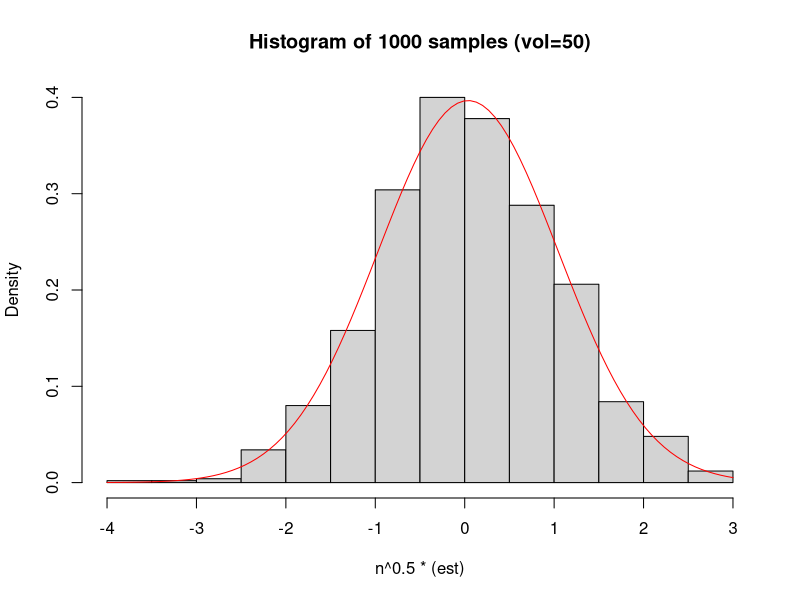
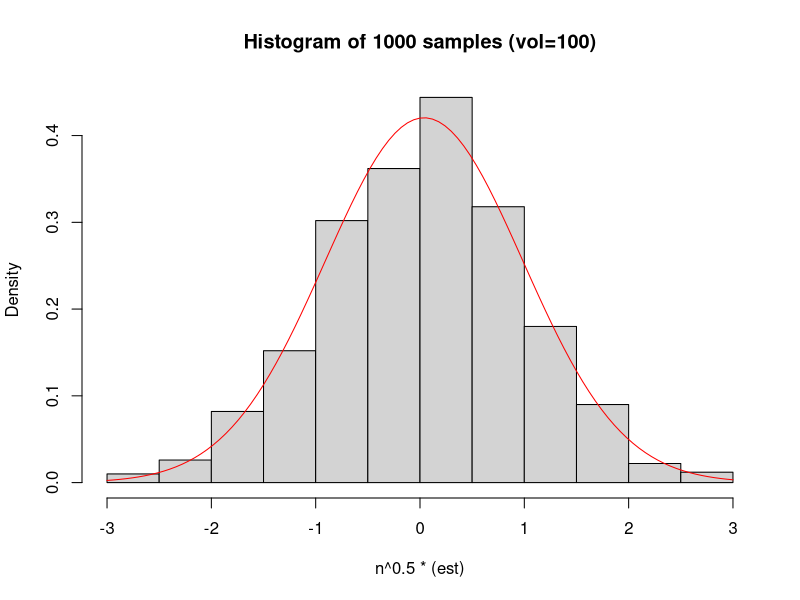
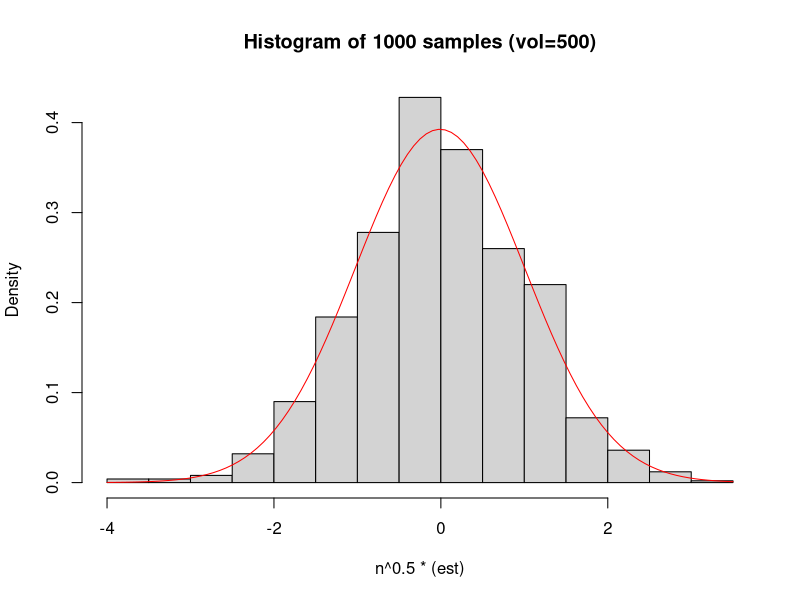
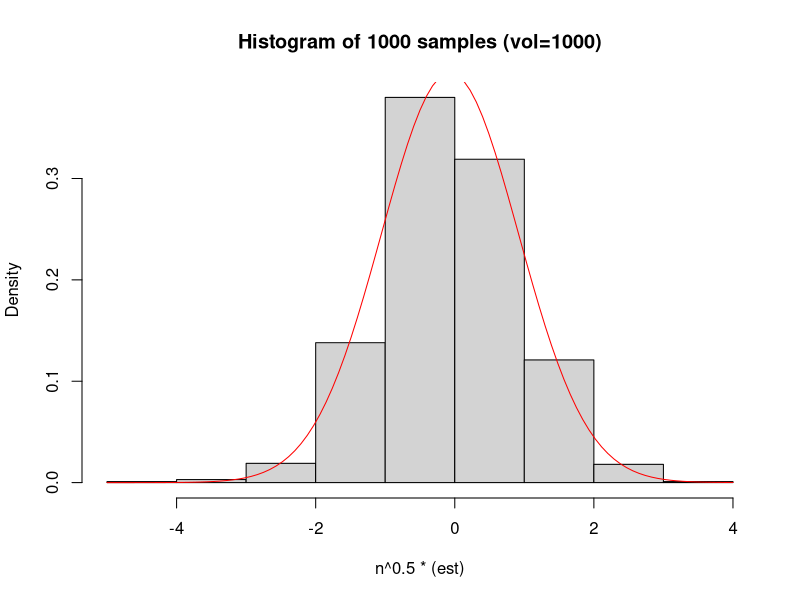

Write R code to recreate these figures, in order.
sd = 1

# оцінка методу моментів 
EstMLE <- function(X){
  return(mean(log(X)))
}

# зміщення оцінки
get.bias <- function(est, n, mu=0){
  (n^0.5)*(mean(est)-mu)
}

# розсіювання оцінки
get.dispersion <- function(est,n){
  n*var(est)
}

# отримати оцінку для B вибірок об'єму n
get.est <- function(n, B=1000, mu=0){
  estims <- 1:B
  for (i in 1:B){
    x <- exp(rnorm(n, mean=mu, sd=sd))
    estims[i] <- EstMLE(x)
  }
  return(estims)
}

task <- function(){
  ns <- c(50, 100, 500, 1000)
  for (n in ns){
    est <- get.est(n)
    m <- get.bias(est,n)
    d <- get.dispersion(est,n)
    
    title <- sprintf("Histogram of 1000 samples (vol=%i)", n)
    hist(n^0.5 * (est), freq=F, main=title)
    curve(dnorm(x,mean=m,sd=d^0.5), col="red",add=T)
    
    cat("For 1000 samples of volume",n,
        ":\nBias          ",m,
         "\nDispersion    ",d,
        "\n\n")
  }
}

task()
